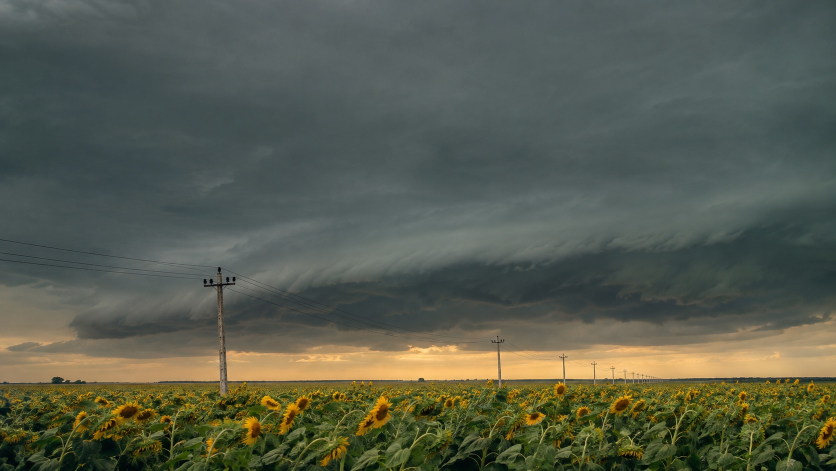
#> input picture presentation/frames-codex/v2/plates/d1_storm.jpg, 1672 x 941 px, given in place of d1_storm.png, which was not available (shown at 1/2 size)
$ python compose.py
#> lines starting #> are read from the running program, lines starting #| are printed output that depends on the picture
"""Set the headlines over the Codex plates, in code, with a real typeface.

Why: text baked into AI images carries the AI-font look and can't be checked letter
by letter. Here the plates stay text-free and the type is set with Archivo (the
product's own face, OFL), then each frame is screenshotted at 1920x1080 with headless
Chrome.

Run:  python3 presentation/frames-codex/v2/compose.py [frame_id ...]
Out:  presentation/frames-codex/v2/frames/<frame_id>.png and contact_sheet.jpg
"""
from __future__ import annotations

import subprocess
import sys
import tempfile
from pathlib import Path

HERE = Path(__file__).resolve().parent
PLATES = HERE / "plates"
OUT = HERE / "frames"
FONTS = HERE.parents[1] / "video" / "assets" / "fonts"
CHROME = "/Applications/Google Chrome.app/Contents/MacOS/Google Chrome"

# Direction 1 "First light": documentary photos, warm white type, Apple billboard grammar.
D1 = dict(wdth=100, wght=620, track="-0.03em", ink="#FBF8F2", align="center")
# Direction 2 "Hi-vis": drenched safety colours, wider signage-like cut, left aligned.
D2 = dict(wdth=116, wght=740, track="-0.032em", ink="#0D0D0C", align="left")

FRAMES: dict[str, dict] = {
    "d1_storm": {**D1, "plate": "d1_storm.jpg", "blocks": [
        {"text": "Storm hits Banat.", "size": 136, "top": 150}]},
    "d1_where": {**D1, "plate": "d1_where.jpg", "ink": "#14181E", "blocks": [
        {"text": "Where do crews go first?", "size": 120, "top": 130}]},
    "d1_problems": {**D1, "plate": "d1_problems.jpg", "triptych": [
        "Fallen poles.", "Stolen power.", "Too much sun."], "label_size": 50,
        "label_bottom": 70, "label_inks": ["#FBF8F2", "#14181E", "#FBF8F2"], "blocks": []},
    "d1_dawn": {**D1, "plate": "d1_dawn.jpg", "ink": "#14181E", "blocks": [
        {"text": "Daybreak", "size": 220, "top": 250, "wght": 660, "track": "-0.04em"},
        {"text": "Tomorrow’s crews, planned tonight.", "size": 50, "top": 500,
         "wght": 470, "track": "-0.01em", "opacity": 0.82}]},
    "d2_storm": {**D2, "plate": "d2_storm.jpg", "blocks": [
        {"text": "Storm hits Banat.", "size": 150, "top": 120, "left": 130}]},
    "d2_where": {**D2, "plate": "d2_where.jpg", "ink": "#FFFFFF", "blocks": [
        {"text": "Where do crews go first?", "size": 130, "top": 120, "left": 130}]},
    "d2_problems": {**D2, "plate": "d2_problems.jpg", "triptych": [
        "Fallen poles.", "Stolen power.", "Too much sun."], "label_size": 54,
        "label_bottom": 80, "label_inks": ["#0D0D0C", "#FFFFFF", "#0D0D0C"],
        "blocks": []},
    "d2_dawn": {**D2, "plate": "d2_dawn.jpg", "blocks": [
        {"text": "Daybreak", "size": 250, "top": 150, "left": 120, "track": "-0.045em"},
        {"text": "Tomorrow’s crews, planned tonight.", "size": 56, "top": 440,
         "left": 132, "wght": 520, "track": "-0.012em"}]},
}


def font_face() -> str:
    faces = []
    for sub, rng in (("latin", "U+0000-00FF, U+2010-2027, U+20AC"),
                     ("latin-ext", "U+0100-024F, U+0259, U+1E00-1EFF")):
        src = FONTS / f"Archivo-wdth62_125-wght100_900-{sub}.woff2"
        faces.append(
            "@font-face{font-family:'Archivo';src:url('%s') format('woff2');"
            "font-weight:100 900;font-stretch:62%% 125%%;unicode-range:%s;}"
            % (src.as_uri(), rng))
    return "\n".join(faces)


def block_html(b: dict, f: dict) -> str:
    align = b.get("align", f["align"])
    left = b.get("left")
    pos = (f"left:{left}px;right:120px;text-align:left;" if left is not None and align == "left"
           else "left:0;right:0;text-align:center;")
    style = (
        f"position:absolute;top:{b['top']}px;{pos}"
        f"font-size:{b['size']}px;line-height:1.02;"
        f"font-weight:{b.get('wght', f['wght'])};"
        f"font-variation-settings:'wdth' {b.get('wdth', f['wdth'])};"
        f"letter-spacing:{b.get('track', f['track'])};"
        f"color:{b.get('ink', f['ink'])};opacity:{b.get('opacity', 1)};"
        "text-wrap:balance;"
    )
    return f'<div style="{style}">{b["text"]}</div>'


def triptych_html(f: dict) -> str:
    labels = f.get("triptych") or []
    inks = f.get("label_inks") or [f["ink"]] * len(labels)
    out = []
    for i, (text, ink) in enumerate(zip(labels, inks)):
        style = (
            f"position:absolute;bottom:{f['label_bottom']}px;left:{i * 640}px;width:640px;"
            f"text-align:center;font-size:{f['label_size']}px;line-height:1.05;"
            f"font-weight:{f['wght']};font-variation-settings:'wdth' {f['wdth']};"
            f"letter-spacing:-0.02em;color:{ink};"
        )
        out.append(f'<div style="{style}">{text}</div>')
    return "".join(out)


def page(fid: str, f: dict) -> str:
    plate = (PLATES / f["plate"]).as_uri()
    body = "".join(block_html(b, f) for b in f["blocks"]) + triptych_html(f)
    return f"""<!doctype html><html><head><meta charset="utf-8"><style>
{font_face()}
html,body{{margin:0;width:1920px;height:1080px;overflow:hidden;background:#000}}
.plate{{position:absolute;inset:0;width:1920px;height:1080px;object-fit:cover}}
.stage{{position:absolute;inset:0;font-family:'Archivo',sans-serif;
  font-kerning:normal;-webkit-font-smoothing:antialiased}}
</style></head><body><img class="plate" src="{plate}"><div class="stage">{body}</div>
</body></html>"""


def render(fid: str) -> Path | None:
    f = FRAMES[fid]
    if not (PLATES / f["plate"]).exists():
        print(f"skip {fid}: plate missing")
        return None
    OUT.mkdir(exist_ok=True)
    with tempfile.NamedTemporaryFile("w", suffix=".html", delete=False) as tmp:
        tmp.write(page(fid, f))
    dst = OUT / f"{fid}.png"
    # Headless Chrome sometimes screenshots before a large plate has finished decoding,
    # which leaves black rows at the bottom. Check the last row and retry.
    from PIL import Image
    for attempt in range(5):
        subprocess.run([CHROME, "--headless=new", "--disable-gpu", "--hide-scrollbars",
                        "--allow-file-access-from-files", "--virtual-time-budget=8000",
                        "--run-all-compositor-stages-before-draw",
                        "--window-size=1920,1080", f"--screenshot={dst}", Path(tmp.name).as_uri()],
                       check=True, capture_output=True)
#> (this line was passed over: subprocess is not available in this run)
        im = Image.open(dst).convert("RGB")
#> im is the input picture: PIL image 1672x941 RGB; mean R, G, B 87, 92, 78
        if not all(sum(im.getpixel((x, im.height - 3))) < 15 for x in range(0, im.width, 97)):
            break
    else:
        print(f"warn {dst.name}: bottom still black after 5 attempts")
    print(f"ok {dst.name}")
    return dst


def sheet(paths: list[Path]) -> None:
    from PIL import Image, ImageDraw
    w, h, pad = 900, 506, 18
    order = ["storm", "where", "problems", "dawn"]
    key = lambda p: order.index(p.stem.split("_", 1)[1])
    d1 = sorted((p for p in paths if p.name.startswith("d1")), key=key)
    d2 = sorted((p for p in paths if p.name.startswith("d2")), key=key)
    rows = max(len(d1), len(d2))
    img = Image.new("RGB", (2 * w + 3 * pad, rows * (h + pad) + pad + 50), (20, 20, 20))
    dr = ImageDraw.Draw(img)
    from PIL import ImageFont
    try:
        ft = ImageFont.truetype("/System/Library/Fonts/Supplemental/Arial Bold.ttf", 26)
    except OSError:
        ft = None
    dr.text((pad, 14), "1  First light (documentary photography)", fill=(235, 235, 235), font=ft)
    dr.text((2 * pad + w, 14), "2  Hi-vis (safety colours, studio photography)", fill=(235, 235, 235), font=ft)
    for col, group in enumerate((d1, d2)):
        for row, p in enumerate(group):
            im = Image.open(p).convert("RGB").resize((w, h), Image.LANCZOS)
            img.paste(im, (pad + col * (w + pad), 50 + pad + row * (h + pad)))
    img.save(HERE / "contact_sheet.jpg", quality=88)
    print("ok contact_sheet.jpg")


if __name__ == "__main__":
    ids = sys.argv[1:] or list(FRAMES)
    done = [p for p in (render(i) for i in ids) if p]
#> call 2 of render, with fid = 'd1_where'
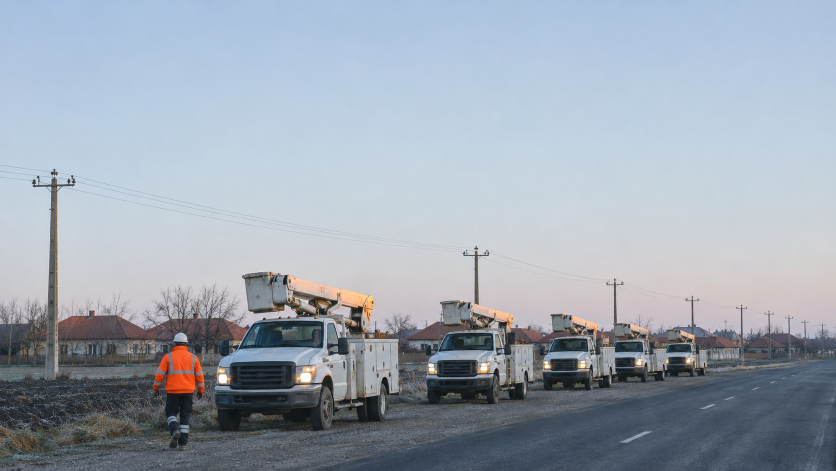
#> input picture presentation/frames-codex/v2/plates/d1_where.jpg, 1672 x 941 px, given in place of d1_where.png, which was not available (shown at 1/2 size)
#> in render, im is the input picture: PIL image 1672x941 RGB; mean R, G, B 156.5, 165.9, 177.4
#> call 3 of render, with fid = 'd1_problems'
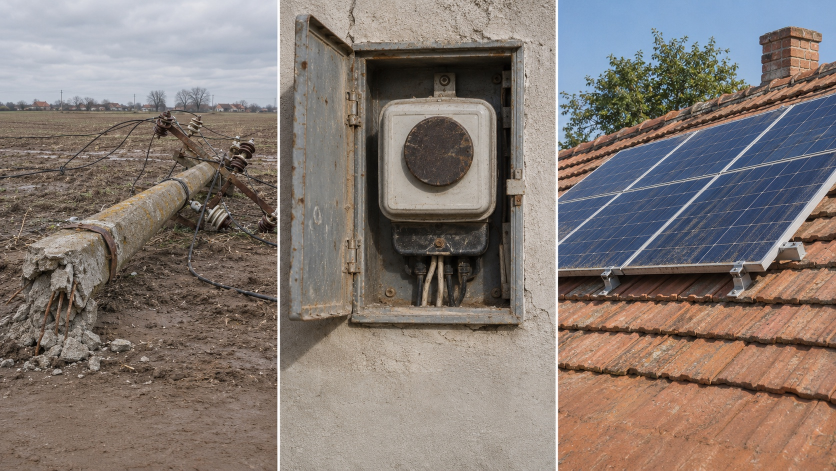
#> input picture presentation/frames-codex/v2/plates/d1_problems.jpg, 1672 x 941 px, given in place of d1_problems.png, which was not available (shown at 1/2 size)
#> in render, im is the input picture: PIL image 1672x941 RGB; mean R, G, B 131.4, 120.6, 114.7
#> call 4 of render, with fid = 'd1_dawn'
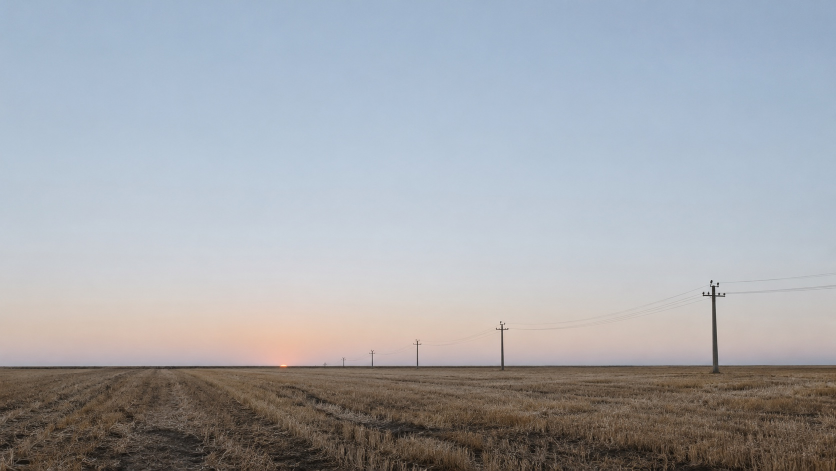
#> input picture presentation/frames-codex/v2/plates/d1_dawn.jpg, 1672 x 941 px, given in place of d1_dawn.png, which was not available (shown at 1/2 size)
#> in render, im is the input picture: PIL image 1672x941 RGB; mean R, G, B 164, 166.9, 172.4
    allframes = sorted(OUT.glob("d*.png")) if OUT.exists() else []
    if allframes:
        sheet(allframes)
